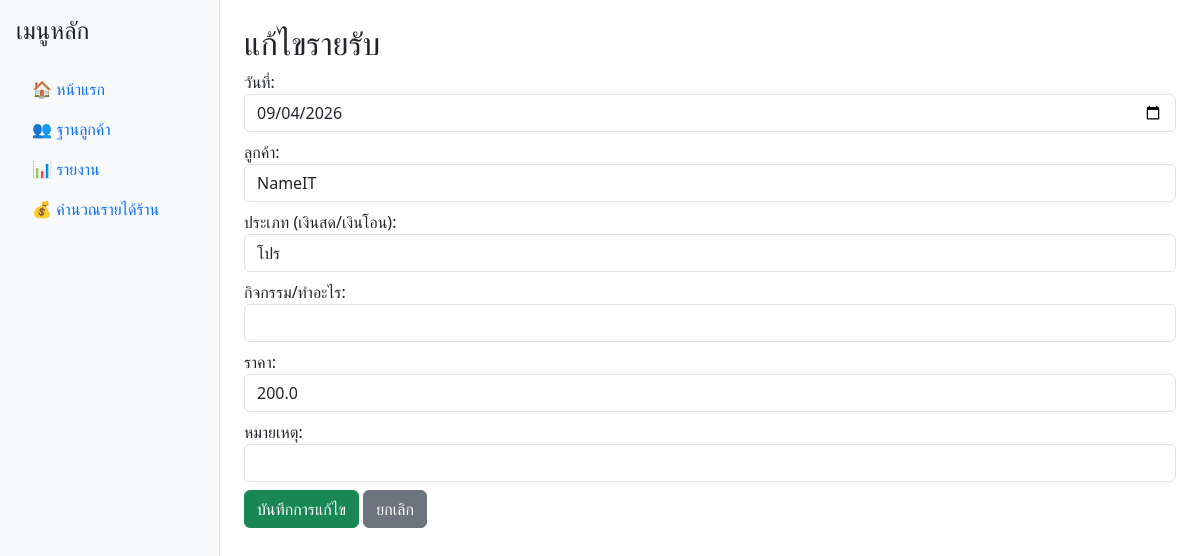
Before: /edit_income/1 with the older database file.
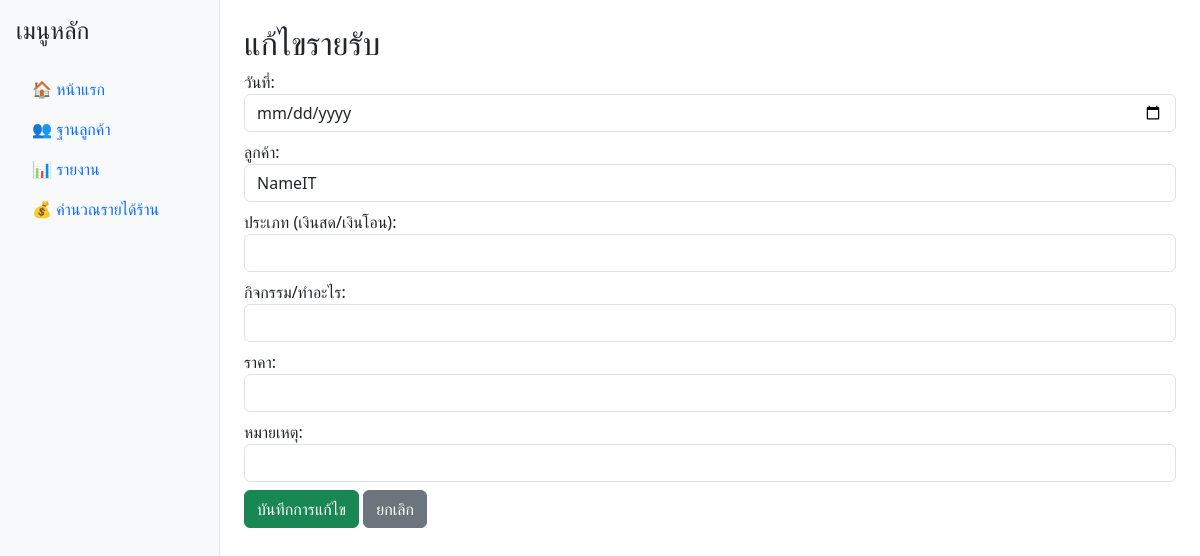
After: the same page with the newer database file.
### tables this page shows
CREATE TABLE income (
    id INTEGER PRIMARY KEY AUTOINCREMENT,
    date TEXT NOT NULL,
    customer_id INTEGER,
    activity TEXT,
    amount REAL,
    shop_get REAL,
    discount REAL,
    note TEXT, source TEXT,
    FOREIGN KEY (customer_id) REFERENCES customers (id)
);

CREATE TABLE customers (
    id INTEGER PRIMARY KEY AUTOINCREMENT,
    name TEXT NOT NULL,
    phone TEXT,
    note TEXT
);

### app.py (the view, shortened to what this page needs)
@app.route('/edit_income/<int:id>', methods=['GET', 'POST'])
def edit_income(id):
    with get_db_connection() as conn:
        income = conn.execute("SELECT * FROM income WHERE id=?", (id,)).fetchone()
        customers = conn.execute("SELECT * FROM customers ORDER BY name ASC").fetchall()
    return render_template('edit_income.html', income=income, customers=customers)

### app.py (called while the page is built)
def get_db_connection():
    conn = sqlite3.connect('database.db')
    conn.row_factory = sqlite3.Row
    return conn

### templates/edit_income.html
{% extends "base.html" %}
{% block content %}
<h2>แก้ไขรายรับ</h2>
<form method="POST">
  <div class="mb-2">
    <label>วันที่:</label>
    <input type="date" name="date" value="{{ income.date }}" class="form-control">
  </div>
  <div class="mb-2">
    <label>ลูกค้า:</label>
    <select name="customer_id" class="form-control">
      {% for c in customers %}
      <option value="{{ c.id }}" {% if c.id == income.customer_id %}selected{% endif %}>{{ c.name }}</option>
      {% endfor %}
    </select>
  </div>
  <div class="mb-2">
    <label>ประเภท (เงินสด/เงินโอน):</label>
    <input type="text" name="source" value="{{ income.source }}" class="form-control">
  </div>
  <div class="mb-2">
    <label>กิจกรรม/ทำอะไร:</label>
    <input type="text" name="activity" value="{{ income.activity }}" class="form-control">
  </div>
  <div class="mb-2">
    <label>ราคา:</label>
    <input type="number" step="0.01" name="amount" value="{{ income.amount }}" class="form-control">
  </div>
  <div class="mb-2">
    <label>หมายเหตุ:</label>
    <input type="text" name="note" value="{{ income.note }}" class="form-control">
  </div>
  <button type="submit" class="btn btn-success">บันทึกการแก้ไข</button>
  <a href="{{ url_for('index') }}" class="btn btn-secondary">ยกเลิก</a>
</form>
{% endblock %}

Changed rows visible on the page:
removed income: date "09/04/2026", customer_id "NameIT", source "โปร", amount "200.0"
Other visible differences:
form field customer_id: (not shown) → "NameIT"
